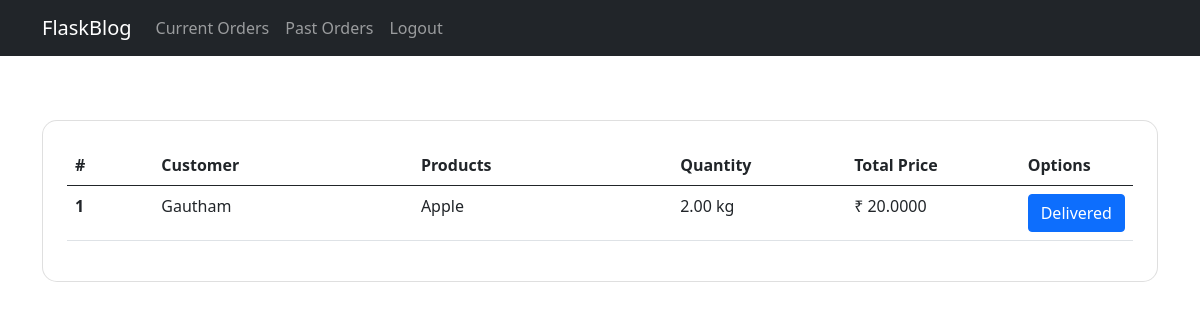
The app's page /vendor/orders (signed in) with its own data.
### application/models.py (models this page shows)
class Orders(db.Model):
    __tablename__ = 'orders'
    id = db.Column(db.Integer, primary_key=True, autoincrement=True)
    vendor = db.Column(db.Integer, db.ForeignKey('vendors.id'), nullable=False)
    user = db.Column(db.Integer, db.ForeignKey('users.id'), nullable=False)
    product = db.Column(db.Integer, db.ForeignKey('products.id'), nullable=False)
    date = db.Column(db.String(255), nullable=False)
    qty = db.Column(db.Numeric(10,2), nullable=False)
    price = db.Column(db.Numeric(10,2), nullable=False)
    state = db.Column(db.String(255), nullable=False)

class User(db.Model):
    __tablename__ = 'users'
    id = db.Column(db.Integer, primary_key=True, autoincrement=True)
    name = db.Column(db.String(255), nullable=False)
    email = db.Column(db.String(255), nullable=False, unique=True)
    password = db.Column(db.String(255), nullable=False)
    phone = db.Column(db.String(10), nullable=False)

class Products(db.Model):
    __tablename__ = 'products'
    id = db.Column(db.Integer, primary_key=True, autoincrement=True)
    name = db.Column(db.String(255), nullable=False)
    vendor = db.Column(db.Integer, db.ForeignKey('vendors.id'), nullable=False)
    image = db.Column(db.String(255), nullable=False)
    category = db.Column(db.String(255), nullable=False)
    price = db.Column(db.Numeric(10,2), nullable=False)
    qty = db.Column(db.Numeric(10,2), nullable=False)
    unit = db.Column(db.String(255), nullable=False)

### application/controllers.py (the view)
@app.route('/vendor/orders')
@vendor_login_required
def vendor_orders():
    id=session['id']
    orders=Orders.query.filter_by(vendor=id, state="processing").all()
    customers=[]
    products=[]
    units=[]
    for order in orders:
        customer=User.query.filter_by(id=order.user).first()
        customers.append(customer.name)
        product=Products.query.filter_by(id=order.product).first()
        products.append(product.name)
        units.append(product.unit)
    return render_template('vendor_orders.html', orders=orders, customers=customers, products=products, units=units)

### application/controllers.py (called while the page is built)
def vendor_login_required(f):
    @wraps(f)
    def wrap(*args, **kwargs):
        if 'type' in session and session['type'] == 'Vendor' and 'status' in session:
            return f(*args, **kwargs)
        else:
            flash('Unauthorized Access','danger')
            return redirect(url_for('login'))
    return wrap

### templates/vendor_orders.html
{% extends 'base_vendor.html' %}
{% block content %}
<div class="container py-5 h-100">
    <div class="card" style="border-radius: 15px;">
        <div class="card-body p-4">
            <table class="table">
                <thead>
                  <tr>
                    <th class = "col-1">#</th>
                    <th class = "col-3">Customer</th>
                    <th class = "col-3">Products</th>
                    <th class = "col-2">Quantity</th>
                    <th class = "col-2">Total Price</th>
                    <th class = "col-3">Options</th>
                  </tr>
                </thead>
                <tbody>
                  {% for order in orders %}
                    <tr>
                      <th>{{ loop.index }}</th>
                      <td>{{ customers[loop.index0] }}</td>
                      <td>{{ products[loop.index0] }}</td>
                      <td>{{order.qty}} {{units[loop.index0]}}</td>
                      <td> ₹ {{ order.qty * order.price }}</td>
                      <td><a class="btn btn-primary ms-auto" href="#">Delivered</a></td>
                    </tr>
                  {% endfor %}
                </tbody>
              </table>
        </div>
    </div>
</div>
{% endblock %}

### records on screen
Orders: qty "2.00", order.qty*order.price "20.0000"
User: name "Gautham"
Products: name "Apple", unit "kg"
